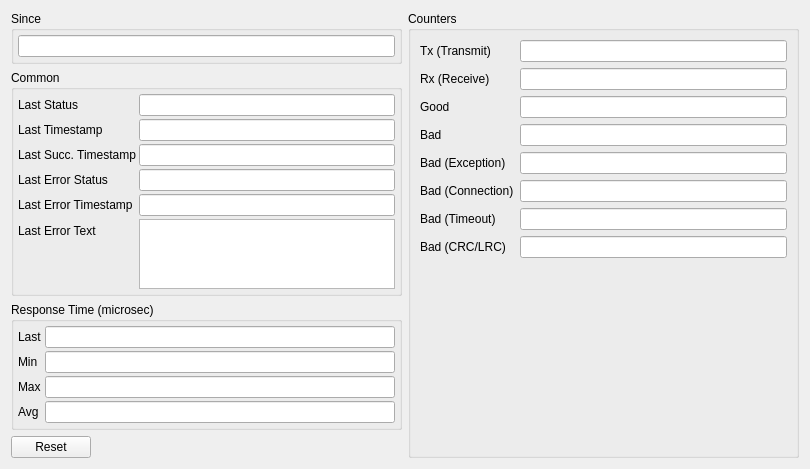
<?xml version="1.0" encoding="UTF-8"?>
<ui version="4.0">
 <class>mbClientDeviceStatisticsUi</class>
 <widget class="QWidget" name="mbClientDeviceStatisticsUi">
  <property name="geometry">
   <rect>
    <x>0</x>
    <y>0</y>
    <width>810</width>
    <height>427</height>
   </rect>
  </property>
  <layout class="QHBoxLayout" name="horizontalLayout_2">
   <item>
    <layout class="QVBoxLayout" name="verticalLayout_2">
     <item>
      <widget class="QGroupBox" name="groupBox_4">
       <property name="title">
        <string>Since</string>
       </property>
       <layout class="QHBoxLayout" name="horizontalLayout_3">
        <property name="spacing">
         <number>2</number>
        </property>
        <property name="leftMargin">
         <number>4</number>
        </property>
        <property name="topMargin">
         <number>4</number>
        </property>
        <property name="rightMargin">
         <number>4</number>
        </property>
        <property name="bottomMargin">
         <number>4</number>
        </property>
        <item>
         <widget class="QLineEdit" name="lnSinceTimestamp">
          <property name="readOnly">
           <bool>true</bool>
          </property>
         </widget>
        </item>
       </layout>
      </widget>
     </item>
     <item>
      <widget class="QGroupBox" name="grResponseTime">
       <property name="title">
        <string>Common</string>
       </property>
       <layout class="QFormLayout" name="formLayout_4">
        <property name="horizontalSpacing">
         <number>3</number>
        </property>
        <property name="verticalSpacing">
         <number>3</number>
        </property>
        <property name="leftMargin">
         <number>4</number>
        </property>
        <property name="topMargin">
         <number>4</number>
        </property>
        <property name="rightMargin">
         <number>4</number>
        </property>
        <property name="bottomMargin">
         <number>4</number>
        </property>
        <item row="0" column="0">
         <widget class="QLabel" name="label_18">
          <property name="text">
           <string>Last Status</string>
          </property>
         </widget>
        </item>
        <item row="0" column="1">
         <widget class="QLineEdit" name="lnLastStatus">
          <property name="readOnly">
           <bool>true</bool>
          </property>
         </widget>
        </item>
        <item row="1" column="0">
         <widget class="QLabel" name="label_19">
          <property name="text">
           <string>Last Timestamp</string>
          </property>
         </widget>
        </item>
        <item row="1" column="1">
         <widget class="QLineEdit" name="lnLastTimestamp">
          <property name="readOnly">
           <bool>true</bool>
          </property>
         </widget>
        </item>
        <item row="2" column="0">
         <widget class="QLabel" name="label_20">
          <property name="text">
           <string>Last Succ. Timestamp</string>
          </property>
         </widget>
        </item>
        <item row="2" column="1">
         <widget class="QLineEdit" name="lnLastSuccessTimestamp">
          <property name="minimumSize">
           <size>
            <width>180</width>
            <height>0</height>
           </size>
          </property>
          <property name="readOnly">
           <bool>true</bool>
          </property>
         </widget>
        </item>
        <item row="3" column="0">
         <widget class="QLabel" name="label_21">
          <property name="text">
           <string>Last Error Status</string>
          </property>
         </widget>
        </item>
        <item row="3" column="1">
         <widget class="QLineEdit" name="lnLastErrorStatus">
          <property name="readOnly">
           <bool>true</bool>
          </property>
         </widget>
        </item>
        <item row="4" column="0">
         <widget class="QLabel" name="label_22">
          <property name="text">
           <string>Last Error Timestamp</string>
          </property>
         </widget>
        </item>
        <item row="4" column="1">
         <widget class="QLineEdit" name="lnLastErrorTimestamp">
          <property name="readOnly">
           <bool>true</bool>
          </property>
         </widget>
        </item>
        <item row="5" column="0">
         <widget class="QLabel" name="label_23">
          <property name="text">
           <string>Last Error Text</string>
          </property>
         </widget>
        </item>
        <item row="5" column="1">
         <widget class="QPlainTextEdit" name="txtLastErrorText">
          <property name="readOnly">
           <bool>true</bool>
          </property>
         </widget>
        </item>
       </layout>
      </widget>
     </item>
     <item>
      <widget class="QGroupBox" name="grTimeResponse">
       <property name="title">
        <string>Response Time (microsec)</string>
       </property>
       <layout class="QFormLayout" name="formLayout_5">
        <property name="horizontalSpacing">
         <number>3</number>
        </property>
        <property name="verticalSpacing">
         <number>3</number>
        </property>
        <property name="leftMargin">
         <number>4</number>
        </property>
        <property name="topMargin">
         <number>4</number>
        </property>
        <property name="rightMargin">
         <number>4</number>
        </property>
        <property name="bottomMargin">
         <number>4</number>
        </property>
        <item row="0" column="0">
         <widget class="QLabel" name="label_24">
          <property name="text">
           <string>Last</string>
          </property>
         </widget>
        </item>
        <item row="0" column="1">
         <widget class="QLineEdit" name="lnTimeResponseLast">
          <property name="readOnly">
           <bool>true</bool>
          </property>
         </widget>
        </item>
        <item row="1" column="0">
         <widget class="QLabel" name="label_25">
          <property name="text">
           <string>Min</string>
          </property>
         </widget>
        </item>
        <item row="1" column="1">
         <widget class="QLineEdit" name="lnTimeResponseMin">
          <property name="readOnly">
           <bool>true</bool>
          </property>
         </widget>
        </item>
        <item row="2" column="0">
         <widget class="QLabel" name="label_26">
          <property name="text">
           <string>Max</string>
          </property>
         </widget>
        </item>
        <item row="2" column="1">
         <widget class="QLineEdit" name="lnTimeResponseMax">
          <property name="minimumSize">
           <size>
            <width>180</width>
            <height>0</height>
           </size>
          </property>
          <property name="readOnly">
           <bool>true</bool>
          </property>
         </widget>
        </item>
        <item row="3" column="0">
         <widget class="QLabel" name="label_27">
          <property name="text">
           <string>Avg</string>
          </property>
         </widget>
        </item>
        <item row="3" column="1">
         <widget class="QLineEdit" name="lnTimeResponseAvg">
          <property name="readOnly">
           <bool>true</bool>
          </property>
         </widget>
        </item>
       </layout>
      </widget>
     </item>
     <item>
      <layout class="QHBoxLayout" name="horizontalLayout">
       <item>
        <widget class="QPushButton" name="btnReset">
         <property name="text">
          <string>Reset</string>
         </property>
        </widget>
       </item>
       <item>
        <spacer name="horizontalSpacer">
         <property name="orientation">
          <enum>Qt::Horizontal</enum>
         </property>
         <property name="sizeHint" stdset="0">
          <size>
           <width>40</width>
           <height>20</height>
          </size>
         </property>
        </spacer>
       </item>
      </layout>
     </item>
    </layout>
   </item>
   <item>
    <layout class="QVBoxLayout" name="verticalLayout">
     <item>
      <widget class="QGroupBox" name="groupBox_2">
       <property name="title">
        <string>Counters</string>
       </property>
       <layout class="QFormLayout" name="formLayout">
        <item row="0" column="0">
         <widget class="QLabel" name="label_6">
          <property name="text">
           <string>Tx (Transmit)</string>
          </property>
         </widget>
        </item>
        <item row="0" column="1">
         <widget class="QLineEdit" name="lnCountTx">
          <property name="readOnly">
           <bool>true</bool>
          </property>
         </widget>
        </item>
        <item row="1" column="0">
         <widget class="QLabel" name="label_12">
          <property name="text">
           <string>Rx (Receive)</string>
          </property>
         </widget>
        </item>
        <item row="1" column="1">
         <widget class="QLineEdit" name="lnCountRx">
          <property name="readOnly">
           <bool>true</bool>
          </property>
         </widget>
        </item>
        <item row="2" column="0">
         <widget class="QLabel" name="label_7">
          <property name="text">
           <string>Good</string>
          </property>
         </widget>
        </item>
        <item row="2" column="1">
         <widget class="QLineEdit" name="lnCountGood">
          <property name="readOnly">
           <bool>true</bool>
          </property>
         </widget>
        </item>
        <item row="3" column="0">
         <widget class="QLabel" name="label_8">
          <property name="text">
           <string>Bad</string>
          </property>
         </widget>
        </item>
        <item row="3" column="1">
         <widget class="QLineEdit" name="lnCountBad">
          <property name="readOnly">
           <bool>true</bool>
          </property>
         </widget>
        </item>
        <item row="4" column="0">
         <widget class="QLabel" name="label_13">
          <property name="text">
           <string>Bad (Exception)</string>
          </property>
         </widget>
        </item>
        <item row="5" column="0">
         <widget class="QLabel" name="label_11">
          <property name="text">
           <string>Bad (Connection)</string>
          </property>
         </widget>
        </item>
        <item row="6" column="0">
         <widget class="QLabel" name="label_9">
          <property name="text">
           <string>Bad (Timeout)</string>
          </property>
         </widget>
        </item>
        <item row="6" column="1">
         <widget class="QLineEdit" name="lnCountBadTimeout">
          <property name="readOnly">
           <bool>true</bool>
          </property>
         </widget>
        </item>
        <item row="7" column="0">
         <widget class="QLabel" name="label_10">
          <property name="text">
           <string>Bad (CRC/LRC)</string>
          </property>
         </widget>
        </item>
        <item row="7" column="1">
         <widget class="QLineEdit" name="lnCountBadCRC">
          <property name="readOnly">
           <bool>true</bool>
          </property>
         </widget>
        </item>
        <item row="5" column="1">
         <widget class="QLineEdit" name="lnCountBadConnection">
          <property name="readOnly">
           <bool>true</bool>
          </property>
         </widget>
        </item>
        <item row="4" column="1">
         <widget class="QLineEdit" name="lnCountBadStandard">
          <property name="readOnly">
           <bool>true</bool>
          </property>
         </widget>
        </item>
       </layout>
      </widget>
     </item>
    </layout>
   </item>
  </layout>
 </widget>
 <resources/>
 <connections/>
</ui>
